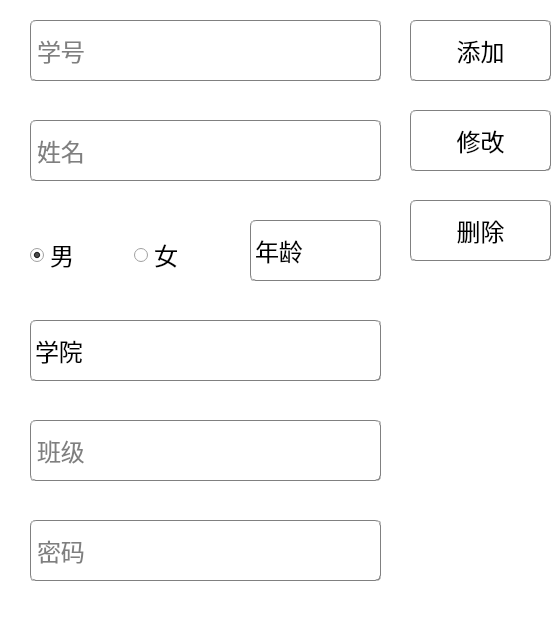
<?xml version="1.0" encoding="UTF-8"?>
<ui version="4.0">
 <class>student_manage</class>
 <widget class="QDialog" name="student_manage">
  <property name="geometry">
   <rect>
    <x>0</x>
    <y>0</y>
    <width>560</width>
    <height>640</height>
   </rect>
  </property>
  <property name="sizePolicy">
   <sizepolicy hsizetype="Preferred" vsizetype="Preferred">
    <horstretch>0</horstretch>
    <verstretch>0</verstretch>
   </sizepolicy>
  </property>
  <property name="minimumSize">
   <size>
    <width>560</width>
    <height>640</height>
   </size>
  </property>
  <property name="maximumSize">
   <size>
    <width>560</width>
    <height>640</height>
   </size>
  </property>
  <property name="font">
   <font>
    <family>微软雅黑</family>
   </font>
  </property>
  <property name="windowTitle">
   <string>学生管理</string>
  </property>
  <property name="styleSheet">
   <string notr="true">#student_manage{
border-image: url(:/image/image/backpage_common.png);
background-color: rgb(255, 255, 255);
}</string>
  </property>
  <widget class="QPushButton" name="button_delete">
   <property name="geometry">
    <rect>
     <x>410</x>
     <y>200</y>
     <width>141</width>
     <height>61</height>
    </rect>
   </property>
   <property name="sizePolicy">
    <sizepolicy hsizetype="Minimum" vsizetype="Minimum">
     <horstretch>0</horstretch>
     <verstretch>0</verstretch>
    </sizepolicy>
   </property>
   <property name="font">
    <font>
     <family>微软雅黑 Light</family>
     <pointsize>18</pointsize>
    </font>
   </property>
   <property name="styleSheet">
    <string notr="true">QPushButton#button_delete{
border:1px groove gray;
border-radius:5px;
padding:2px 4px;
color: rgb(0, 0, 0);
background-color: rgba(255,255,255, 255);
}

QPushButton#button_delete:hover{
border:1px groove gray;
border-radius:5px;
padding:2px 4px;
color: rgb(0, 0, 0);
background-color: rgba(240,255,255,255);
}
 
QPushButton#button_delete:pressed{
border:1px groove gray;
border-radius:5px;
padding:2px 4px;
color: rgb(0, 0, 0);
background-color: rgba(225,255,255, 255);
padding-left:6px;
padding-top:6px;
}

QPushButton#button_delete:disabled{
border:1px groove gray;
border-radius:5px;
padding:2px 4px;
color: rgb(176,196,222);
background-color: rgba(255,255,255,255);
padding-left:6px;
padding-top:6px;
}</string>
   </property>
   <property name="text">
    <string>删除</string>
   </property>
  </widget>
  <widget class="QLineEdit" name="line_name">
   <property name="geometry">
    <rect>
     <x>30</x>
     <y>120</y>
     <width>351</width>
     <height>61</height>
    </rect>
   </property>
   <property name="sizePolicy">
    <sizepolicy hsizetype="Expanding" vsizetype="Expanding">
     <horstretch>0</horstretch>
     <verstretch>0</verstretch>
    </sizepolicy>
   </property>
   <property name="font">
    <font>
     <family>微软雅黑 Light</family>
     <pointsize>18</pointsize>
    </font>
   </property>
   <property name="styleSheet">
    <string notr="true">border:1px groove gray;;
border-radius:5px;
padding:2px 4px;
background-color: rgba(255,255,255,128);</string>
   </property>
   <property name="placeholderText">
    <string>姓名</string>
   </property>
   <property name="clearButtonEnabled">
    <bool>true</bool>
   </property>
  </widget>
  <widget class="QLineEdit" name="line_id">
   <property name="geometry">
    <rect>
     <x>30</x>
     <y>20</y>
     <width>351</width>
     <height>61</height>
    </rect>
   </property>
   <property name="sizePolicy">
    <sizepolicy hsizetype="Expanding" vsizetype="Preferred">
     <horstretch>0</horstretch>
     <verstretch>0</verstretch>
    </sizepolicy>
   </property>
   <property name="font">
    <font>
     <family>微软雅黑 Light</family>
     <pointsize>18</pointsize>
    </font>
   </property>
   <property name="styleSheet">
    <string notr="true">border:1px groove gray;
border-radius:5px;
padding:2px 4px;
background-color: rgba(255,255,255,128);</string>
   </property>
   <property name="maxLength">
    <number>11</number>
   </property>
   <property name="placeholderText">
    <string>学号</string>
   </property>
   <property name="clearButtonEnabled">
    <bool>true</bool>
   </property>
  </widget>
  <widget class="QComboBox" name="cbb_age">
   <property name="geometry">
    <rect>
     <x>250</x>
     <y>220</y>
     <width>131</width>
     <height>61</height>
    </rect>
   </property>
   <property name="sizePolicy">
    <sizepolicy hsizetype="Minimum" vsizetype="Fixed">
     <horstretch>0</horstretch>
     <verstretch>0</verstretch>
    </sizepolicy>
   </property>
   <property name="font">
    <font>
     <family>微软雅黑 Light</family>
     <pointsize>18</pointsize>
    </font>
   </property>
   <property name="styleSheet">
    <string notr="true">QComboBox::drop-down {
    subcontrol-origin: padding;
    subcontrol-position: top right;
    width: 20px;

    border-top-right-radius: 5px;
    border-bottom-right-radius: 5px;
}
QComboBox::down-arrow {
	image: url(:/image/image/icon/arrow_down.png);
}


QComboBox#cbb_age{
border:1px groove gray;
border-radius:5px;
padding:2px 4px;
background-color: rgba(255,255,255,255);
}

QComboBox#cbb_age:hover{
border-color: rgb(213, 198, 255);
border-radius:5px;
padding:2px 4px;
color: rgb(0, 0, 0);
background-color: rgba(255,255,255,255);
}</string>
   </property>
   <item>
    <property name="text">
     <string>年龄</string>
    </property>
   </item>
   <item>
    <property name="text">
     <string>17</string>
    </property>
   </item>
   <item>
    <property name="text">
     <string>18</string>
    </property>
   </item>
   <item>
    <property name="text">
     <string>19</string>
    </property>
   </item>
   <item>
    <property name="text">
     <string>20</string>
    </property>
   </item>
   <item>
    <property name="text">
     <string>21</string>
    </property>
   </item>
   <item>
    <property name="text">
     <string>22</string>
    </property>
   </item>
   <item>
    <property name="text">
     <string>23</string>
    </property>
   </item>
   <item>
    <property name="text">
     <string>24</string>
    </property>
   </item>
   <item>
    <property name="text">
     <string>25</string>
    </property>
   </item>
   <item>
    <property name="text">
     <string>26</string>
    </property>
   </item>
   <item>
    <property name="text">
     <string>27</string>
    </property>
   </item>
  </widget>
  <widget class="QComboBox" name="cbb_faculty">
   <property name="geometry">
    <rect>
     <x>30</x>
     <y>320</y>
     <width>351</width>
     <height>61</height>
    </rect>
   </property>
   <property name="sizePolicy">
    <sizepolicy hsizetype="Minimum" vsizetype="Fixed">
     <horstretch>0</horstretch>
     <verstretch>0</verstretch>
    </sizepolicy>
   </property>
   <property name="font">
    <font>
     <family>微软雅黑 Light</family>
     <pointsize>18</pointsize>
    </font>
   </property>
   <property name="styleSheet">
    <string notr="true">QComboBox::drop-down {
    subcontrol-origin: padding;
    subcontrol-position: top right;
    width: 20px;

    border-top-right-radius: 5px;
    border-bottom-right-radius: 5px;
}
QComboBox::down-arrow {
	image: url(:/image/image/icon/arrow_down.png);
}


QComboBox#cbb_faculty{
border:1px groove gray;
border-radius:5px;
padding:2px 4px;
background-color: rgba(255,255,255,255);
}

QComboBox#cbb_faculty:hover{
border-color: rgb(213, 198, 255);
border-radius:5px;
padding:2px 4px;
color: rgb(0, 0, 0);
background-color: rgba(255,255,255,255);
}</string>
   </property>
   <item>
    <property name="text">
     <string>学院</string>
    </property>
   </item>
   <item>
    <property name="text">
     <string>地球科学学院</string>
    </property>
   </item>
   <item>
    <property name="text">
     <string>资源学院</string>
    </property>
   </item>
   <item>
    <property name="text">
     <string>材料与化学学院</string>
    </property>
   </item>
   <item>
    <property name="text">
     <string>环境学院</string>
    </property>
   </item>
   <item>
    <property name="text">
     <string>工程学院</string>
    </property>
   </item>
   <item>
    <property name="text">
     <string>地球物理与空间信息学院</string>
    </property>
   </item>
   <item>
    <property name="text">
     <string>海洋学院</string>
    </property>
   </item>
   <item>
    <property name="text">
     <string>机械与电子信息学院</string>
    </property>
   </item>
   <item>
    <property name="text">
     <string>自动化学院</string>
    </property>
   </item>
   <item>
    <property name="text">
     <string>经济管理学院</string>
    </property>
   </item>
   <item>
    <property name="text">
     <string>外国语学院</string>
    </property>
   </item>
   <item>
    <property name="text">
     <string>地理与信息工程学院</string>
    </property>
   </item>
   <item>
    <property name="text">
     <string>数学与物理学院</string>
    </property>
   </item>
   <item>
    <property name="text">
     <string>珠宝学院</string>
    </property>
   </item>
   <item>
    <property name="text">
     <string>公共管理学院</string>
    </property>
   </item>
   <item>
    <property name="text">
     <string>计算机学院</string>
    </property>
   </item>
   <item>
    <property name="text">
     <string>体育学院</string>
    </property>
   </item>
   <item>
    <property name="text">
     <string>艺术与传媒学院</string>
    </property>
   </item>
   <item>
    <property name="text">
     <string>马克思主义学院</string>
    </property>
   </item>
   <item>
    <property name="text">
     <string>李四光学院</string>
    </property>
   </item>
   <item>
    <property name="text">
     <string>高等教育研究所</string>
    </property>
   </item>
   <item>
    <property name="text">
     <string>远程与继续教育学院</string>
    </property>
   </item>
   <item>
    <property name="text">
     <string>国际教育学院</string>
    </property>
   </item>
  </widget>
  <widget class="QPushButton" name="button_ok">
   <property name="geometry">
    <rect>
     <x>410</x>
     <y>20</y>
     <width>141</width>
     <height>61</height>
    </rect>
   </property>
   <property name="sizePolicy">
    <sizepolicy hsizetype="Minimum" vsizetype="Minimum">
     <horstretch>0</horstretch>
     <verstretch>0</verstretch>
    </sizepolicy>
   </property>
   <property name="font">
    <font>
     <family>微软雅黑 Light</family>
     <pointsize>18</pointsize>
    </font>
   </property>
   <property name="styleSheet">
    <string notr="true">QPushButton#button_ok{
border:1px groove gray;
border-radius:5px;
padding:2px 4px;
color: rgb(0, 0, 0);
background-color: rgba(255,255,255, 255);
}

QPushButton#button_ok:hover{
border:1px groove gray;
border-radius:5px;
padding:2px 4px;
color: rgb(0, 0, 0);
background-color: rgba(240,255,255,255);
}
 
QPushButton#button_ok:pressed{
border:1px groove gray;
border-radius:5px;
padding:2px 4px;
color: rgb(0, 0, 0);
background-color: rgba(225,255,255, 255);
padding-left:6px;
padding-top:6px;
}

QPushButton#button_ok:disabled{
border:1px groove gray;
border-radius:5px;
padding:2px 4px;
color: rgb(176,196,222);
background-color: rgba(255,255,255,255);
padding-left:6px;
padding-top:6px;
}</string>
   </property>
   <property name="text">
    <string>添加</string>
   </property>
  </widget>
  <widget class="QLineEdit" name="line_class">
   <property name="geometry">
    <rect>
     <x>30</x>
     <y>420</y>
     <width>351</width>
     <height>61</height>
    </rect>
   </property>
   <property name="sizePolicy">
    <sizepolicy hsizetype="Expanding" vsizetype="Expanding">
     <horstretch>0</horstretch>
     <verstretch>0</verstretch>
    </sizepolicy>
   </property>
   <property name="font">
    <font>
     <family>微软雅黑 Light</family>
     <pointsize>18</pointsize>
    </font>
   </property>
   <property name="styleSheet">
    <string notr="true">border:1px groove gray;
border-radius:5px;
padding:2px 4px;
background-color: rgba(255,255,255,128);</string>
   </property>
   <property name="maxLength">
    <number>6</number>
   </property>
   <property name="placeholderText">
    <string>班级</string>
   </property>
   <property name="clearButtonEnabled">
    <bool>true</bool>
   </property>
  </widget>
  <widget class="QLineEdit" name="line_password">
   <property name="geometry">
    <rect>
     <x>30</x>
     <y>520</y>
     <width>351</width>
     <height>61</height>
    </rect>
   </property>
   <property name="sizePolicy">
    <sizepolicy hsizetype="Expanding" vsizetype="Expanding">
     <horstretch>0</horstretch>
     <verstretch>0</verstretch>
    </sizepolicy>
   </property>
   <property name="font">
    <font>
     <family>微软雅黑 Light</family>
     <pointsize>18</pointsize>
    </font>
   </property>
   <property name="styleSheet">
    <string notr="true">border:1px groove gray;
border-radius:5px;
padding:2px 4px;
background-color: rgba(255,255,255,128);</string>
   </property>
   <property name="maxLength">
    <number>16</number>
   </property>
   <property name="echoMode">
    <enum>QLineEdit::PasswordEchoOnEdit</enum>
   </property>
   <property name="placeholderText">
    <string>密码</string>
   </property>
   <property name="clearButtonEnabled">
    <bool>true</bool>
   </property>
  </widget>
  <widget class="QWidget" name="layoutWidget">
   <property name="geometry">
    <rect>
     <x>30</x>
     <y>230</y>
     <width>201</width>
     <height>51</height>
    </rect>
   </property>
   <property name="font">
    <font>
     <family>微软雅黑 Light</family>
     <pointsize>18</pointsize>
    </font>
   </property>
   <layout class="QHBoxLayout" name="horizontalLayout">
    <item>
     <widget class="QRadioButton" name="rbt_male">
      <property name="font">
       <font>
        <family>微软雅黑 Light</family>
        <pointsize>18</pointsize>
       </font>
      </property>
      <property name="text">
       <string>男</string>
      </property>
      <property name="checkable">
       <bool>true</bool>
      </property>
      <property name="checked">
       <bool>true</bool>
      </property>
      <attribute name="buttonGroup">
       <string notr="true">sexGroup</string>
      </attribute>
     </widget>
    </item>
    <item>
     <widget class="QRadioButton" name="rbt_female">
      <property name="font">
       <font>
        <family>微软雅黑 Light</family>
        <pointsize>18</pointsize>
       </font>
      </property>
      <property name="text">
       <string>女</string>
      </property>
      <attribute name="buttonGroup">
       <string notr="true">sexGroup</string>
      </attribute>
     </widget>
    </item>
   </layout>
  </widget>
  <widget class="QPushButton" name="button_revision">
   <property name="geometry">
    <rect>
     <x>410</x>
     <y>110</y>
     <width>141</width>
     <height>61</height>
    </rect>
   </property>
   <property name="font">
    <font>
     <family>微软雅黑 Light</family>
     <pointsize>18</pointsize>
    </font>
   </property>
   <property name="styleSheet">
    <string notr="true">QPushButton#button_revision{
border:1px groove gray;
border-radius:5px;
padding:2px 4px;
color: rgb(0, 0, 0);
background-color: rgba(255,255,255, 255);
}

QPushButton#button_revision:hover{
border:1px groove gray;
border-radius:5px;
padding:2px 4px;
color: rgb(0, 0, 0);
background-color: rgba(240,255,255,255);
}
 
QPushButton#button_revision:pressed{
border:1px groove gray;
border-radius:5px;
padding:2px 4px;
color: rgb(0, 0, 0);
background-color: rgba(225,255,255, 255);
padding-left:6px;
padding-top:6px;
}

QPushButton#button_revision:disabled{
border:1px groove gray;
border-radius:5px;
padding:2px 4px;
color: rgb(176,196,222);
background-color: rgba(255,255,255,255);
padding-left:6px;
padding-top:6px;
}</string>
   </property>
   <property name="text">
    <string>修改</string>
   </property>
  </widget>
 </widget>
 <resources/>
 <connections/>
 <buttongroups>
  <buttongroup name="sexGroup"/>
 </buttongroups>
</ui>
